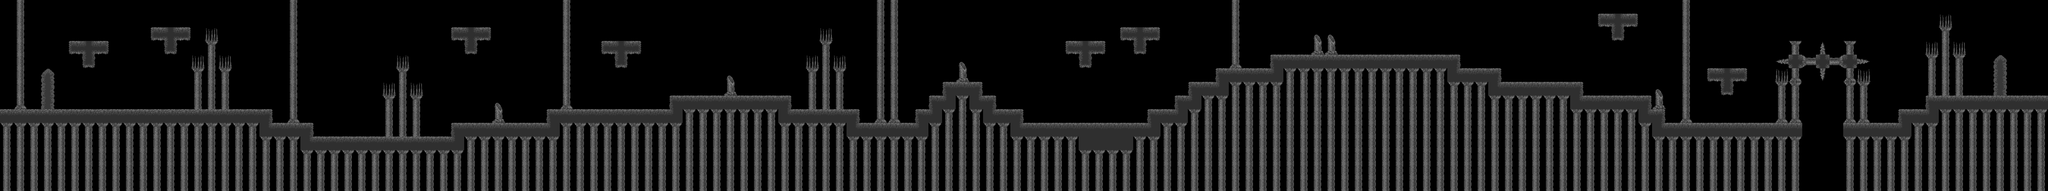

A 2D game scene composited from a Tiled map and its tileset images. What follows is a short description and the map's XML, with each tile layer's data collapsed to a summary:
An orthogonal 150x14 tile map with 32x32 px tiles, 2 tile layers (Base, Decor), 2 tilesets and 24 objects (23x points, zone).

<map version="1.10" tiledversion="1.11.0" orientation="orthogonal" renderorder="right-down" width="150" height="14" tilewidth="32" tileheight="32" infinite="0" nextlayerid="4" nextobjectid="31">
 <tileset firstgid="1" name="tileset1" tilewidth="32" tileheight="32" tilecount="153" columns="17">
  <image source="img/tileset1.png" width="544" height="288" />
 </tileset>
 <tileset firstgid="154" name="tileset1" tilewidth="32" tileheight="32" tilecount="153" columns="17">
  <image source="img/tileset1.png" width="544" height="288" />
  <wangsets>
   <wangset name="Unnamed Set" type="corner" tile="-1">
    <wangcolor name="" color="#ff0000" tile="-1" probability="1" />
    <wangtile tileid="0" wangid="0,1,0,0,0,1,0,1" />
    <wangtile tileid="2" wangid="0,1,0,1,0,0,0,1" />
    <wangtile tileid="34" wangid="0,0,0,1,0,1,0,1" />
    <wangtile tileid="36" wangid="0,1,0,1,0,1,0,0" />
    <wangtile tileid="51" wangid="0,1,0,0,0,1,0,1" />
    <wangtile tileid="53" wangid="0,1,0,1,0,0,0,1" />
    <wangtile tileid="85" wangid="0,0,0,1,0,1,0,1" />
    <wangtile tileid="87" wangid="0,1,0,1,0,1,0,0" />
   </wangset>
  </wangsets>
 </tileset>
 <layer id="1" name="Base" width="150" height="14">
  <data>[2100 cells, 956 non-empty, 14 distinct tile ids]</data>
 </layer>
 <layer id="2" name="Decor" width="150" height="14">
  <data>[2100 cells, 184 non-empty, 12 distinct tile ids]</data>
 </layer>
 <objectgroup id="3" name="Objects">
  <object id="4" name="spawnpoint" type="points" x="300" y="226">
   <point />
  </object>
  <object id="5" name="d_fire" type="points" x="178.667" y="256">
   <point />
  </object>
  <object id="6" name="d_fire" type="points" x="833.333" y="318.667">
   <point />
  </object>
  <object id="7" name="d_fire" type="points" x="208" y="97.3333">
   <point />
  </object>
  <object id="8" name="d_fire" type="points" x="398.667" y="64">
   <point />
  </object>
  <object id="9" name="d_fire" type="points" x="1102.67" y="64">
   <point />
  </object>
  <object id="10" name="d_fire" type="points" x="1457.33" y="98.6667">
   <point />
  </object>
  <object id="11" name="d_fire" type="points" x="2542.67" y="96">
   <point />
  </object>
  <object id="12" name="d_fire" type="points" x="2672" y="64">
   <point />
  </object>
  <object id="13" name="d_fire" type="points" x="4047.25" y="160.417">
   <point />
  </object>
  <object id="14" name="d_fire" type="points" x="3791.67" y="32.3333">
   <point />
  </object>
  <object id="15" name="d_fire" type="points" x="2528" y="288">
   <point />
  </object>
  <object id="16" name="d_fire" type="points" x="3468" y="160">
   <point />
  </object>
  <object id="17" name="d_fire" type="points" x="3775.75" y="223.917">
   <point />
  </object>
  <object id="18" name="d_fire" type="points" x="4480" y="254.667">
   <point />
  </object>
  <object id="19" name="enemy" type="points" x="677.333" y="220">
   <point />
  </object>
  <object id="20" name="enemy" type="points" x="1089.33" y="253.333">
   <point />
  </object>
  <object id="22" name="enemy" type="points" x="1798.67" y="184">
   <point />
  </object>
  <object id="23" name="enemy" type="points" x="2290.67" y="154.667">
   <point />
  </object>
  <object id="24" name="enemy" type="points" x="2714.67" y="202.667">
   <point />
  </object>
  <object id="25" name="enemy" type="points" x="2998.67" y="61.3333">
   <point />
  </object>
  <object id="27" name="enemy" type="points" x="3361.33" y="80">
   <point />
  </object>
  <object id="29" name="enemy" type="points" x="4131.33" y="218">
   <point />
  </object>
  <object id="30" name="teleport" type="zone" x="4221" y="383.333" width="102" height="60" />
 </objectgroup>
</map>